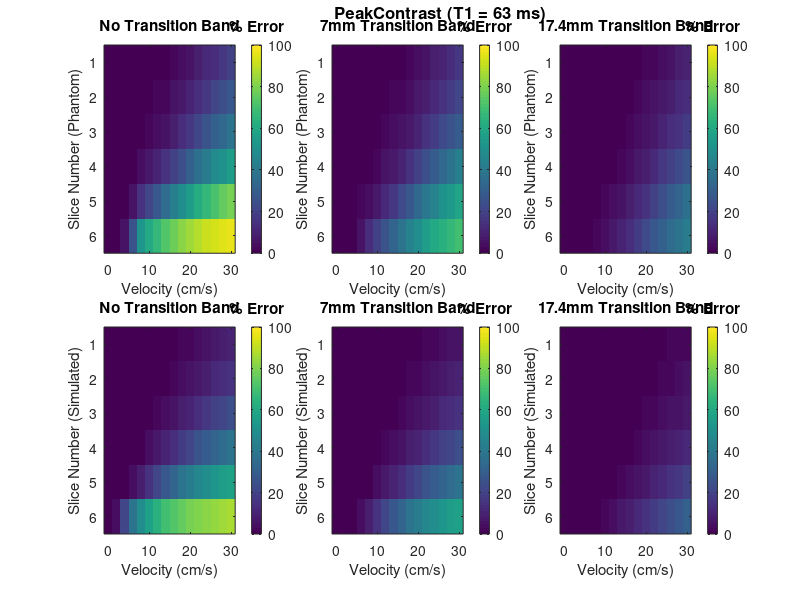
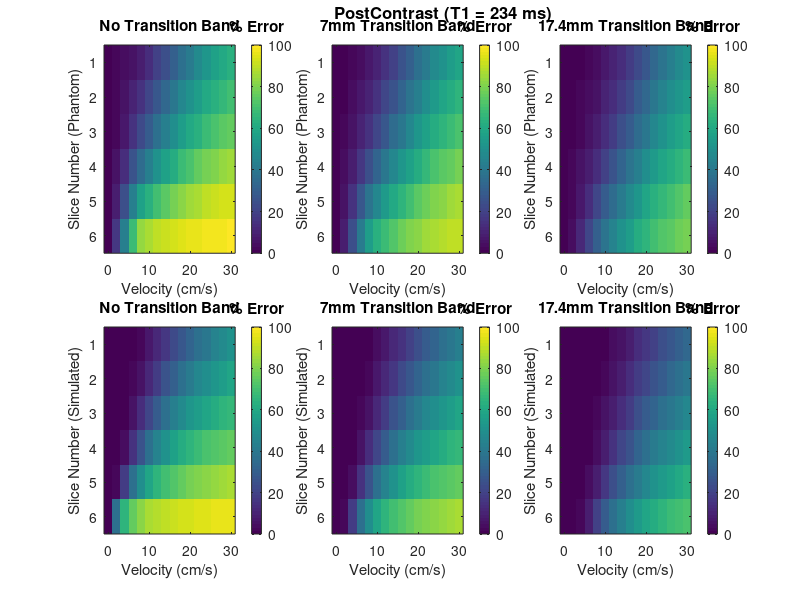

MATLAB code for these plots, in order:

% This function produces the flow simulation results demonstrated in
% Figure 4 from the MRM publication, Mendes JK, Le JV, Arai AE, et al. 
% Magn Reson Med 2025.
%--------------------------------------------------------------------------
%   Reference:
%       [1] Mendes JK, Le JV, Arai AE, Ranjan R, DiBella EVR, Adluru G.
%           Improving ungated steady-state cardiac perfusion using transition
%           bands. Magn Reson Med 2025.
%--------------------------------------------------------------------------
%   Author:
%       Jason Mendes
%       E-mail: Jason.Mendes@hsc.utah.edu
%--------------------------------------------------------------------------

SliceThickness=0.7; % cm
TR=2.39; % ms and every other beat
FlipAngle=12; % deg
PeakC=4; % mM
ShortC=1; % mM
load('PhantomData/Results.mat','noTB','TB_1','TB_3')
load('PhantomData/Velocity.mat','Velocity')

%% Tap water values

T1=2716;
Mz=1;
E1=exp(-2*TR./T1); % Every other pulse excitation
Mxy=zeros(1,1000);
for PulseIndex=1:1000
    Mxy(PulseIndex)=sin(12/180*pi)*Mz;
    Mz=Mz*cos(12/180*pi);
    Mz=1+(Mz-1).*E1;
end

% No Transition Band Simulation
[Ns,Nv,~]=size(noTB);
SpinTravelDistance=repmat(reshape(SliceThickness*((Ns:-1:1)-0.5),Ns,1,1),[1 Nv 1]);
SpinTravelPerExcite=repmat(Velocity*2*TR/1000,[Ns 1 1]);
ExcitePulses=min(SpinTravelDistance./(SpinTravelPerExcite+(SpinTravelPerExcite==0)*0.0001),length(Mxy));
Index=max(ceil(ExcitePulses),2);
Weight=1-(Index-ExcitePulses);
noTB_Sim=reshape(Mxy(Index(:)).*Weight(:)'+Mxy(Index(:)-1).*(1-Weight(:)'),Ns,Nv);
SpinTravelDistance=repmat(reshape(SliceThickness*((Ns:-1:1)-0.5+1),Ns,1,1),[1 Nv 1]);
ExcitePulses=min(SpinTravelDistance./(SpinTravelPerExcite+(SpinTravelPerExcite==0)*0.0001),length(Mxy));
Index=max(ceil(ExcitePulses),2);
Weight=1-(Index-ExcitePulses);
TB_1_Sim=reshape(Mxy(Index(:)).*Weight(:)'+Mxy(Index(:)-1).*(1-Weight(:)'),Ns,Nv);
SpinTravelDistance=repmat(reshape(SliceThickness*((Ns:-1:1)-0.5+2.4859),Ns,1,1),[1 Nv 1]); % Used transition of 2.4859 the slice thickness
ExcitePulses=min(SpinTravelDistance./(SpinTravelPerExcite+(SpinTravelPerExcite==0)*0.0001),length(Mxy));
Index=max(ceil(ExcitePulses),2);
Weight=1-(Index-ExcitePulses);
TB_3_Sim=reshape(Mxy(Index(:)).*Weight(:)'+Mxy(Index(:)-1).*(1-Weight(:)'),Ns,Nv);

% Correction for T1 data
f=noTB(:,:,1);
g=noTB_Sim;
f=min(f/max(f(:))*max(g(:)),max(Mxy));
Index_noTB=zeros(size(f));
for Index=1:numel(f)
    Index_noTB(Index)=find(Mxy<f(Index),1,'first');
end
PixelDiff=Mxy(Index_noTB-1)-Mxy(Index_noTB);
Weight_noTB=(Mxy(Index_noTB-1)-f)./PixelDiff;
f=TB_1(:,:,1);
g=TB_1_Sim;
f=f/max(f(:))*max(g(:));
Index_TB_1=zeros(size(f));
for Index=1:numel(f)
    Index_TB_1(Index)=find(Mxy<=f(Index),1,'first');
end
PixelDiff=Mxy(Index_TB_1-1)-Mxy(Index_TB_1);
Weight_TB_1=(Mxy(Index_TB_1-1)-f)./PixelDiff;
f=TB_3(:,:,1);
g=TB_3_Sim;
f=f/max(f(:))*max(g(:));
Index_TB_3=zeros(size(f));
for Index=1:numel(f)
    Index_TB_3(Index)=find(Mxy<=f(Index),1,'first');
end
PixelDiff=Mxy(Index_TB_3-1)-Mxy(Index_TB_3);
Weight_TB_3=(Mxy(Index_TB_3-1)-f)./PixelDiff;
noTB(:,:,1)=reshape(Mxy(Index_noTB).*Weight_noTB+Mxy(Index_noTB-1).*(1-Weight_noTB),Ns,Nv);
TB_1(:,:,1)=reshape(Mxy(Index_TB_1).*Weight_TB_1+Mxy(Index_TB_1-1).*(1-Weight_TB_1),Ns,Nv);
TB_3(:,:,1)=reshape(Mxy(Index_TB_3).*Weight_TB_3+Mxy(Index_TB_3-1).*(1-Weight_TB_3),Ns,Nv);

% noTB T1 map
M0=repmat(mean(noTB(:,1,1),1).*(1-E1*cos(12/180*pi))./(1-E1),[Ns Nv]);
dM=noTB(:,:,1)./M0;
E=(1-dM)./(1-dM.*cos(12/180*pi));
noTB_T1=-2*TR./log(E);
noTB_Error_T1=100*abs(T1-noTB_T1)./T1;
M0=repmat(noTB_Sim(:,1,1).*(1-E1*cos(12/180*pi))./(1-E1),[1 Nv]);
dM=noTB_Sim(:,:,1)./M0;
E=(1-dM)./(1-dM.*cos(12/180*pi));
noTB_Sim_T1=-2*TR./real(log(E));
noTB_Error_Sim_T1=100*abs(T1-noTB_Sim_T1)./T1;

%% Peak contrast values (4mM) r=3.7 prohance
fig1 = figure('Position',[0,0,1250,800]);
T1=63;
Mz=1;
E1=exp(-2*TR./T1); % Every other pulse excitation
Mxy=zeros(1,1000);
for PulseIndex=1:1000
    Mxy(PulseIndex)=sin(12/180*pi)*Mz;
    Mz=Mz*cos(12/180*pi);
    Mz=1+(Mz-1).*E1;
end

% noTB Simulation
[Ns,Nv,~]=size(noTB);
SpinTravelDistance=repmat(reshape(SliceThickness*((Ns:-1:1)-0.5),Ns,1,1),[1 Nv 1]);
SpinTravelPerExcite=repmat(Velocity*2*TR/1000,[Ns 1 1]);
ExcitePulses=min(SpinTravelDistance./(SpinTravelPerExcite+(SpinTravelPerExcite==0)*0.0001),length(Mxy));
Index=max(ceil(ExcitePulses),2);
Weight=1-(Index-ExcitePulses);
noTB_Sim=reshape(Mxy(Index(:)).*Weight(:)'+Mxy(Index(:)-1).*(1-Weight(:)'),Ns,Nv);
SpinTravelDistance=repmat(reshape(SliceThickness*((Ns:-1:1)-0.5+1),Ns,1,1),[1 Nv 1]);
ExcitePulses=min(SpinTravelDistance./(SpinTravelPerExcite+(SpinTravelPerExcite==0)*0.0001),length(Mxy));
Index=max(ceil(ExcitePulses),2);
Weight=1-(Index-ExcitePulses);
TB_1_Sim=reshape(Mxy(Index(:)).*Weight(:)'+Mxy(Index(:)-1).*(1-Weight(:)'),Ns,Nv);
SpinTravelDistance=repmat(reshape(SliceThickness*((Ns:-1:1)-0.5+2.4859),Ns,1,1),[1 Nv 1]); % Used transition of 2.4859 the slice thickness
ExcitePulses=min(SpinTravelDistance./(SpinTravelPerExcite+(SpinTravelPerExcite==0)*0.0001),length(Mxy));
Index=max(ceil(ExcitePulses),2);
Weight=1-(Index-ExcitePulses);
TB_3_Sim=reshape(Mxy(Index(:)).*Weight(:)'+Mxy(Index(:)-1).*(1-Weight(:)'),Ns,Nv);

% Correction for T1 data
noTB(:,:,1)=reshape(Mxy(Index_noTB).*Weight_noTB+Mxy(Index_noTB-1).*(1-Weight_noTB),Ns,Nv);
TB_1(:,:,1)=reshape(Mxy(Index_TB_1).*Weight_TB_1+Mxy(Index_TB_1-1).*(1-Weight_TB_1),Ns,Nv);
TB_3(:,:,1)=reshape(Mxy(Index_TB_3).*Weight_TB_3+Mxy(Index_TB_3-1).*(1-Weight_TB_3),Ns,Nv);

% noTB T1 map
M0=repmat(mean(noTB(:,1,1),1).*(1-E1*cos(12/180*pi))./(1-E1),[Ns Nv]);
dM=noTB(:,:,1)./M0;
E=(1-dM)./(1-dM.*cos(12/180*pi));
noTB_T1=-2*TR./log(E);
noTB_Error_T1=100*abs(T1-noTB_T1)./T1;
M0=repmat(noTB_Sim(:,1,1).*(1-E1*cos(12/180*pi))./(1-E1),[1 Nv]);
dM=noTB_Sim(:,:,1)./M0;
E=(1-dM)./(1-dM.*cos(12/180*pi));
noTB_Sim_T1=-2*TR./real(log(E));
noTB_Error_Sim_T1=100*abs(T1-noTB_Sim_T1)./T1;
subplot(2,3,1);
imagesc(noTB_Error_T1(:,1:16),[0 100]);
h = colorbar;
set(get(h,'title'),'String','% Error');
ylabel('Slice Number (Phantom)');
xlabel('Velocity (cm/s)');
title('No Transition Band');
xticks(1:5:16);
xticklabels({'0','10','20','30'});
subplot(2,3,4);
imagesc(noTB_Error_Sim_T1(:,1:16),[0 100]);
h = colorbar;
set(get(h,'title'),'String','% Error');
ylabel('Slice Number (Simulated)');
xlabel('Velocity (cm/s)');
title('No Transition Band');
xticks(1:5:16);
xticklabels({'0','10','20','30'});

% TB_1 T1 map
M0=repmat(mean(TB_1(:,1,1),1).*(1-E1*cos(12/180*pi))./(1-E1),[Ns Nv]);
dM=TB_1(:,:,1)./M0;
E=(1-dM)./(1-dM.*cos(12/180*pi));
TB_1_T1=-2*TR./log(E);
TB_1_Error_T1=100*abs(T1-TB_1_T1)./T1;
M0=repmat(TB_1_Sim(:,1,1).*(1-E1*cos(12/180*pi))./(1-E1),[1 Nv]);
dM=TB_1_Sim(:,:,1)./M0;
E=(1-dM)./(1-dM.*cos(12/180*pi));
TB_1_Sim_T1=-2*TR./real(log(E));
TB_1_Error_Sim_T1=100*abs(T1-TB_1_Sim_T1)./T1;
subplot(2,3,2);
imagesc(TB_1_Error_T1(:,1:16),[0 100]);
h = colorbar;
set(get(h,'title'),'String','% Error');
ylabel('Slice Number (Phantom)');
xlabel('Velocity (cm/s)');
title('7mm Transition Band');
xticks(1:5:16);
xticklabels({'0','10','20','30'});
text(0.02,1.15,'PeakContrast (T1 = 63 ms)','Units','normalized','FontSize',12,'FontWeight','bold')
subplot(2,3,5);
imagesc(TB_1_Error_Sim_T1(:,1:16),[0 100]);
h = colorbar;
set(get(h,'title'),'String','% Error');
ylabel('Slice Number (Simulated)');
xlabel('Velocity (cm/s)');
title('7mm Transition Band');
xticks(1:5:16);
xticklabels({'0','10','20','30'});

% TB_3 T1 map
M0=repmat(mean(TB_3(:,1,1),1).*(1-E1*cos(12/180*pi))./(1-E1),[Ns Nv]);
dM=TB_3(:,:,1)./M0;
E=(1-dM)./(1-dM.*cos(12/180*pi));
TB_3_T1=-2*TR./log(E);
TB_3_Error_T1=100*abs(T1-TB_3_T1)./T1;
M0=repmat(TB_3_Sim(:,1,1).*(1-E1*cos(12/180*pi))./(1-E1),[1 Nv]);
dM=TB_3_Sim(:,:,1)./M0;
E=(1-dM)./(1-dM.*cos(12/180*pi));
TB_3_Sim_T1=-2*TR./real(log(E));
TB_3_Error_Sim_T1=100*abs(T1-TB_3_Sim_T1)./T1;
subplot(2,3,3);
imagesc(TB_3_Error_T1(:,1:16),[0 100]);
h = colorbar;
set(get(h,'title'),'String','% Error');
ylabel('Slice Number (Phantom)');
xlabel('Velocity (cm/s)');
title('17.4mm Transition Band');
xticks(1:5:16);
xticklabels({'0','10','20','30'});
subplot(2,3,6);
imagesc(TB_3_Error_Sim_T1(:,1:16),[0 100]);
h = colorbar;
set(get(h,'title'),'String','% Error');
ylabel('Slice Number (Simulated)');
xlabel('Velocity (cm/s)');
title('17.4mm Transition Band');
xticks(1:5:16);
xticklabels({'0','10','20','30'});

%% Post injection values (1mM) r=3.7 prohance
fig2 = figure('Position',[0,0,1250,800]);
T1=234;
Mz=1;
E1=exp(-2*TR./T1); % Every other pulse excitation
Mxy=zeros(1,1000);
for PulseIndex=1:1000
    Mxy(PulseIndex)=sin(12/180*pi)*Mz;
    Mz=Mz*cos(12/180*pi);
    Mz=1+(Mz-1).*E1;
end

% noTB Simulation
[Ns,Nv,~]=size(noTB);
SpinTravelDistance=repmat(reshape(SliceThickness*((Ns:-1:1)-0.5),Ns,1,1),[1 Nv 1]);
SpinTravelPerExcite=repmat(Velocity*2*TR/1000,[Ns 1 1]);
ExcitePulses=min(SpinTravelDistance./(SpinTravelPerExcite+(SpinTravelPerExcite==0)*0.0001),length(Mxy));
Index=max(ceil(ExcitePulses),2);
Weight=1-(Index-ExcitePulses);
noTB_Sim=reshape(Mxy(Index(:)).*Weight(:)'+Mxy(Index(:)-1).*(1-Weight(:)'),Ns,Nv);
SpinTravelDistance=repmat(reshape(SliceThickness*((Ns:-1:1)-0.5+1),Ns,1,1),[1 Nv 1]);
ExcitePulses=min(SpinTravelDistance./(SpinTravelPerExcite+(SpinTravelPerExcite==0)*0.0001),length(Mxy));
Index=max(ceil(ExcitePulses),2);
Weight=1-(Index-ExcitePulses);
TB_1_Sim=reshape(Mxy(Index(:)).*Weight(:)'+Mxy(Index(:)-1).*(1-Weight(:)'),Ns,Nv);
SpinTravelDistance=repmat(reshape(SliceThickness*((Ns:-1:1)-0.5+2.4859),Ns,1,1),[1 Nv 1]); % Used transition of 2.4859 the slice thickness
ExcitePulses=min(SpinTravelDistance./(SpinTravelPerExcite+(SpinTravelPerExcite==0)*0.0001),length(Mxy));
Index=max(ceil(ExcitePulses),2);
Weight=1-(Index-ExcitePulses);
TB_3_Sim=reshape(Mxy(Index(:)).*Weight(:)'+Mxy(Index(:)-1).*(1-Weight(:)'),Ns,Nv);

% Correction for T1 data
noTB(:,:,1)=reshape(Mxy(Index_noTB).*Weight_noTB+Mxy(Index_noTB-1).*(1-Weight_noTB),Ns,Nv);
TB_1(:,:,1)=reshape(Mxy(Index_TB_1).*Weight_TB_1+Mxy(Index_TB_1-1).*(1-Weight_TB_1),Ns,Nv);
TB_3(:,:,1)=reshape(Mxy(Index_TB_3).*Weight_TB_3+Mxy(Index_TB_3-1).*(1-Weight_TB_3),Ns,Nv);

% noTB T1 map
M0=repmat(mean(noTB(:,1,1),1).*(1-E1*cos(12/180*pi))./(1-E1),[Ns Nv]);
dM=noTB(:,:,1)./M0;
E=(1-dM)./(1-dM.*cos(12/180*pi));
noTB_T1=-2*TR./log(E);
noTB_Error_T1=100*abs(T1-noTB_T1)./T1;
M0=repmat(noTB_Sim(:,1,1).*(1-E1*cos(12/180*pi))./(1-E1),[1 Nv]);
dM=noTB_Sim(:,:,1)./M0;
E=(1-dM)./(1-dM.*cos(12/180*pi));
noTB_Sim_T1=-2*TR./real(log(E));
noTB_Error_Sim_T1=100*abs(T1-noTB_Sim_T1)./T1;
subplot(2,3,1);
imagesc(noTB_Error_T1(:,1:16),[0 100]);
h = colorbar;
set(get(h,'title'),'String','% Error');
ylabel('Slice Number (Phantom)');
xlabel('Velocity (cm/s)');
title('No Transition Band');
xticks(1:5:16);
xticklabels({'0','10','20','30'});
subplot(2,3,4);
imagesc(noTB_Error_Sim_T1(:,1:16),[0 100]);
h = colorbar;
set(get(h,'title'),'String','% Error');
ylabel('Slice Number (Simulated)');
xlabel('Velocity (cm/s)');
title('No Transition Band');
xticks(1:5:16);
xticklabels({'0','10','20','30'});

% TB_1 T1 map
M0=repmat(mean(TB_1(:,1,1),1).*(1-E1*cos(12/180*pi))./(1-E1),[Ns Nv]);
dM=TB_1(:,:,1)./M0;
E=(1-dM)./(1-dM.*cos(12/180*pi));
TB_1_T1=-2*TR./log(E);
TB_1_Error_T1=100*abs(T1-TB_1_T1)./T1;
M0=repmat(TB_1_Sim(:,1,1).*(1-E1*cos(12/180*pi))./(1-E1),[1 Nv]);
dM=TB_1_Sim(:,:,1)./M0;
E=(1-dM)./(1-dM.*cos(12/180*pi));
TB_1_Sim_T1=-2*TR./real(log(E));
TB_1_Error_Sim_T1=100*abs(T1-TB_1_Sim_T1)./T1;
subplot(2,3,2);
imagesc(TB_1_Error_T1(:,1:16),[0 100]);
h = colorbar;
set(get(h,'title'),'String','% Error');
ylabel('Slice Number (Phantom)');
xlabel('Velocity (cm/s)');
title('7mm Transition Band');
text(0.02,1.15,'PostContrast (T1 = 234 ms)','Units','normalized','FontSize',12,'FontWeight','bold')
xticks(1:5:16);
xticklabels({'0','10','20','30'});
subplot(2,3,5);
imagesc(TB_1_Error_Sim_T1(:,1:16),[0 100]);
h = colorbar;
set(get(h,'title'),'String','% Error');
ylabel('Slice Number (Simulated)');
xlabel('Velocity (cm/s)');
title('7mm Transition Band');
xticks(1:5:16);
xticklabels({'0','10','20','30'});

% TB_3 T1 map
M0=repmat(mean(TB_3(:,1,1),1).*(1-E1*cos(12/180*pi))./(1-E1),[Ns Nv]);
dM=TB_3(:,:,1)./M0;
E=(1-dM)./(1-dM.*cos(12/180*pi));
TB_3_T1=-2*TR./log(E);
TB_3_Error_T1=100*abs(T1-TB_3_T1)./T1;
M0=repmat(TB_3_Sim(:,1,1).*(1-E1*cos(12/180*pi))./(1-E1),[1 Nv]);
dM=TB_3_Sim(:,:,1)./M0;
E=(1-dM)./(1-dM.*cos(12/180*pi));
TB_3_Sim_T1=-2*TR./real(log(E));
TB_3_Error_Sim_T1=100*abs(T1-TB_3_Sim_T1)./T1;
subplot(2,3,3);
imagesc(TB_3_Error_T1(:,1:16),[0 100]);
h = colorbar;
set(get(h,'title'),'String','% Error');
ylabel('Slice Number (Phantom)');
xlabel('Velocity (cm/s)');
title('17.4mm Transition Band');
xticks(1:5:16);
xticklabels({'0','10','20','30'});
subplot(2,3,6);
imagesc(TB_3_Error_Sim_T1(:,1:16),[0 100]);
h = colorbar;
set(get(h,'title'),'String','% Error');
ylabel('Slice Number (Simulated)');
xlabel('Velocity (cm/s)');
title('17.4mm Transition Band');
xticks(1:5:16);
xticklabels({'0','10','20','30'});

%%

exportgraphics(fig1,'PeakContrast_FlowSimulation.png','Resolution',100)
exportgraphics(fig2,'PostContrast_FlowSimulation.png','Resolution',100)

